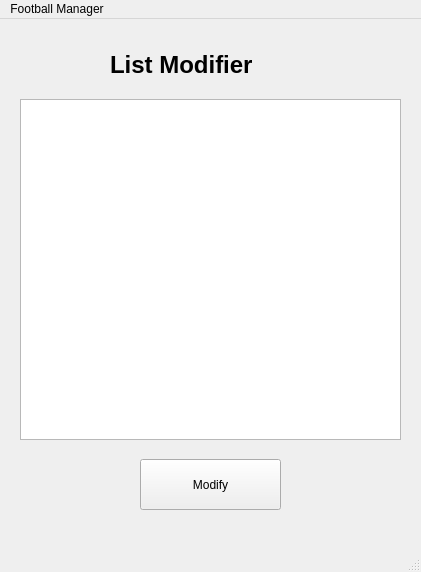
<?xml version="1.0" encoding="UTF-8"?>
<ui version="4.0">
 <class>MainWindow</class>
 <widget class="QMainWindow" name="MainWindow">
  <property name="geometry">
   <rect>
    <x>0</x>
    <y>0</y>
    <width>421</width>
    <height>572</height>
   </rect>
  </property>
  <property name="windowTitle">
   <string>MainWindow</string>
  </property>
  <widget class="QWidget" name="centralwidget">
   <widget class="QPlainTextEdit" name="football_list_edit">
    <property name="geometry">
     <rect>
      <x>20</x>
      <y>80</y>
      <width>381</width>
      <height>341</height>
     </rect>
    </property>
   </widget>
   <widget class="QPushButton" name="list_modify_button">
    <property name="geometry">
     <rect>
      <x>140</x>
      <y>440</y>
      <width>141</width>
      <height>51</height>
     </rect>
    </property>
    <property name="text">
     <string>Modify</string>
    </property>
   </widget>
   <widget class="QLabel" name="label">
    <property name="geometry">
     <rect>
      <x>110</x>
      <y>30</y>
      <width>181</width>
      <height>31</height>
     </rect>
    </property>
    <property name="font">
     <font>
      <family>Arial</family>
      <pointsize>18</pointsize>
      <weight>75</weight>
      <bold>true</bold>
     </font>
    </property>
    <property name="text">
     <string>List Modifier</string>
    </property>
   </widget>
  </widget>
  <widget class="QMenuBar" name="menubar">
   <property name="geometry">
    <rect>
     <x>0</x>
     <y>0</y>
     <width>421</width>
     <height>26</height>
    </rect>
   </property>
   <widget class="QMenu" name="menufootball_List_Manager">
    <property name="title">
     <string>Football Manager</string>
    </property>
   </widget>
   <addaction name="menufootball_List_Manager"/>
  </widget>
  <widget class="QStatusBar" name="statusbar"/>
 </widget>
 <resources/>
 <connections/>
</ui>
